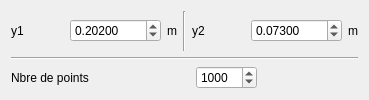
              <widget class="QWidget" name="page_2">
               <layout class="QVBoxLayout" name="verticalLayout_17">
                <item>
                 <layout class="QHBoxLayout" name="horizontalLayout_13">
                  <item>
                   <layout class="QHBoxLayout" name="horizontalLayout_12">
                    <item>
                     <widget class="QLabel" name="label_10">
                      <property name="text">
                       <string>y1</string>
                      </property>
                     </widget>
                    </item>
                    <item>
                     <spacer name="horizontalSpacer_4">
                      <property name="orientation">
                       <enum>Qt::Orientation::Horizontal</enum>
                      </property>
                      <property name="sizeHint" stdset="0">
                       <size>
                        <width>40</width>
                        <height>20</height>
                       </size>
                      </property>
                     </spacer>
                    </item>
                    <item>
                     <widget class="QDoubleSpinBox" name="doubleSpinBox_y1">
                      <property name="decimals">
                       <number>5</number>
                      </property>
                      <property name="minimum">
                       <double>0.000010000000000</double>
                      </property>
                      <property name="maximum">
                       <double>1000.000000000000000</double>
                      </property>
                      <property name="singleStep">
                       <double>0.010000000000000</double>
                      </property>
                      <property name="value">
                       <double>0.202000000000000</double>
                      </property>
                     </widget>
                    </item>
                    <item>
                     <widget class="QLabel" name="label_unite_y1">
                      <property name="text">
                       <string>m</string>
                      </property>
                     </widget>
                    </item>
                   </layout>
                  </item>
                  <item>
                   <widget class="Line" name="line_5">
                    <property name="orientation">
                     <enum>Qt::Orientation::Vertical</enum>
                    </property>
                   </widget>
                  </item>
                  <item>
                   <layout class="QHBoxLayout" name="horizontalLayout_16">
                    <item>
                     <widget class="QLabel" name="label_12">
                      <property name="text">
                       <string>y2</string>
                      </property>
                     </widget>
                    </item>
                    <item>
                     <spacer name="horizontalSpacer_5">
                      <property name="orientation">
                       <enum>Qt::Orientation::Horizontal</enum>
                      </property>
                      <property name="sizeHint" stdset="0">
                       <size>
                        <width>40</width>
                        <height>20</height>
                       </size>
                      </property>
                     </spacer>
                    </item>
                    <item>
                     <widget class="QDoubleSpinBox" name="doubleSpinBox_y2">
                      <property name="decimals">
                       <number>5</number>
                      </property>
                      <property name="minimum">
                       <double>0.000010000000000</double>
                      </property>
                      <property name="maximum">
                       <double>1000.000000000000000</double>
                      </property>
                      <property name="singleStep">
                       <double>0.010000000000000</double>
                      </property>
                      <property name="value">
                       <double>0.073000000000000</double>
                      </property>
                     </widget>
                    </item>
                    <item>
                     <widget class="QLabel" name="label_unite_y2">
                      <property name="text">
                       <string>m</string>
                      </property>
                     </widget>
                    </item>
                   </layout>
                  </item>
                 </layout>
                </item>
                <item>
                 <widget class="Line" name="line_6">
                  <property name="orientation">
                   <enum>Qt::Orientation::Horizontal</enum>
                  </property>
                 </widget>
                </item>
                <item>
                 <layout class="QHBoxLayout" name="horizontalLayout_17">
                  <item>
                   <widget class="QLabel" name="label_14">
                    <property name="text">
                     <string>Nbre de points</string>
                    </property>
                   </widget>
                  </item>
                  <item>
                   <spacer name="horizontalSpacer_6">
                    <property name="orientation">
                     <enum>Qt::Orientation::Horizontal</enum>
                    </property>
                    <property name="sizeHint" stdset="0">
                     <size>
                      <width>40</width>
                      <height>20</height>
                     </size>
                    </property>
                   </spacer>
                  </item>
                  <item>
                   <widget class="QSpinBox" name="spinBox_nbrePts">
                    <property name="minimum">
                     <number>2</number>
                    </property>
                    <property name="maximum">
                     <number>10000</number>
                    </property>
                    <property name="value">
                     <number>1000</number>
                    </property>
                    <property name="displayIntegerBase">
                     <number>10</number>
                    </property>
                   </widget>
                  </item>
                  <item>
                   <spacer name="horizontalSpacer_18">
                    <property name="orientation">
                     <enum>Qt::Orientation::Horizontal</enum>
                    </property>
                    <property name="sizeHint" stdset="0">
                     <size>
                      <width>40</width>
                      <height>20</height>
                     </size>
                    </property>
                   </spacer>
                  </item>
                 </layout>
                </item>
               </layout>
              </widget>
